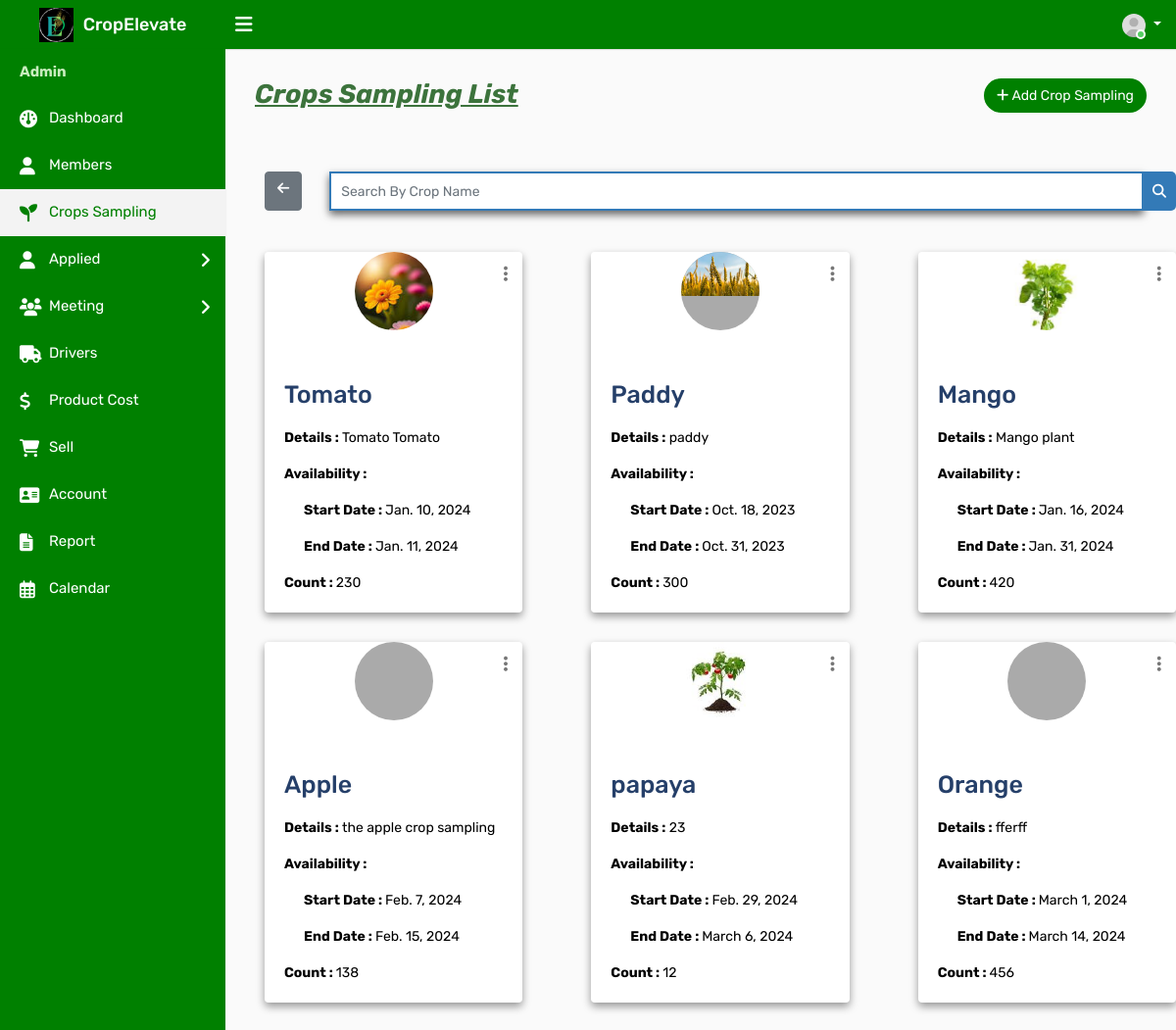
The app's page /adcrop, older data.
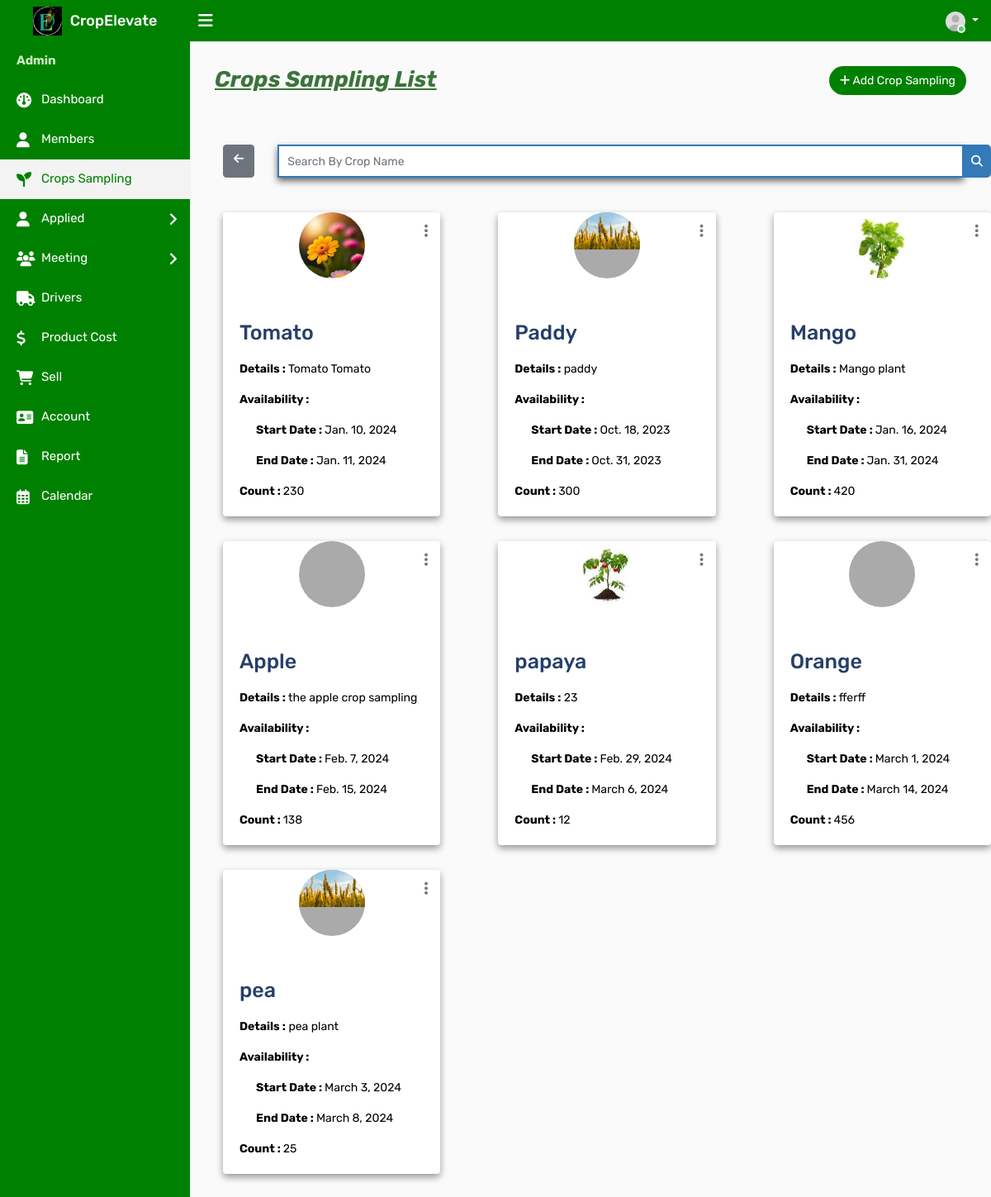
The same page, newer data.
### ceapp/models.py (models this page shows)
class Crop(models.Model):
    Namec = models.CharField(max_length=100)
    des = models.TextField()
    start_date = models.DateField(null=True, blank=True)
    end_date = models.DateField(null=True, blank=True)
    count = models.PositiveIntegerField(default=0)
    crop_photo = models.ImageField(upload_to='crop_photos/', blank=True, null=True)
    is_active = models.BooleanField(default=True)
    created_at = models.DateTimeField(auto_now_add=True)
    current = models.BooleanField(default=False)

### ceapp/views.py (the view)
# urls.py: path('adcrop',views.adcrop,name='adcrop'),
def adcrop(request):
    crops = Crop.objects.all()
    return render(request, 'admintemp/adcrop.html', {'crops': crops})

### templates/admintemp/adcrop.html (shortened to what this page needs)
{% load static %}
<!DOCTYPE html>
<html lang="en">
<head>
    <link rel="stylesheet" type="text/css" href="{% static 'assets/css/bootstrap.min.css' %}">
    <link rel="stylesheet" type="text/css" href="{% static 'assets/css/dataTables.bootstrap4.min.css' %}">
    <link rel="stylesheet" type="text/css" href="{% static 'assets/css/font-awesome.min.css' %}">
    <link rel="stylesheet" type="text/css" href="{% static 'assets/css/style.css' %}">
    <link rel="stylesheet" href="https://cdnjs.cloudflare.com/ajax/libs/font-awesome/6.2.0/css/all.min.css">
</head>
<body>
    <div class="main-wrapper">
        <div class="header">
			<div class="header-left">
				<a href="{% url 'adindex' %}" class="logo">
					<img src="{% static 'assets/img/adminlogo1.png' %}" width="35" height="35" alt=""> <span>CropElevate</span>
				</a>
			</div>
			<a id="toggle_btn" href="javascript:void(0);"><i class="fa fa-bars"></i></a>
            <ul class="nav user-menu float-right">
                <li class="nav-item dropdown has-arrow">
                    <a href="#" class="dropdown-toggle nav-link user-link" data-toggle="dropdown">
                        <span class="user-img"><img class="rounded-circle" src="{% static 'assets/img/user.jpg' %}" width="40" alt="Admin">
							<span class="status online"></span></span>
                    </a>
                </li>
            </ul>
        </div>
        <div class="sidebar" id="sidebar">
            <div class="sidebar-inner slimscroll">
                <div id="sidebar-menu" class="sidebar-menu">
                    <ul>
                        <li class="menu-title" style="color:#c9edbe; font-weight:bold;">Admin</li>
                        <li>
                            <a href="{% url 'adindex' %}"><i class="fa fa-dashboard"></i> <span>Dashboard</span></a>
                        </li>
						<li>
                            <a href="{% url 'admember' %}"><i class="fa fa-user"></i> <span>Members</span></a>
                        </li>
                        <li class="active">
                            <a href="{% url 'adcrop' %}"><i class="fas fa-seedling fa-2x"></i> <span>Crops Sampling</span></a>
                        </li>
                        <li class="submenu green-background">
                            <a href="#"><i class="fa fa-user"></i> Applied <span class="menu-arrow"></span></a>
                        </li>
                        <li class="submenu green-background">
                            <a href="#"><i class="fas fa-users fa-2x"></i>  Meeting<span class="menu-arrow"></span></a>
                        </li>
                        <li>
                            <a href="{% url 'driver' %}"><i class="fas fa-truck"></i> <span>Drivers</span></a>
                        </li>
                        <li>
                            <a href="{% url 'adproductcost' %}"><i class="fas fa-dollar-sign"></i> <span>Product Cost</span></a>
                        </li>
                        <li>
                            <a href="{% url 'adselldetails' %}"><i class="fas fa-shopping-cart"></i> <span>Sell</span></a>
                        </li>
                        <li>
                            <a href="{% url 'all_accounts' %}"><i class="fa fa-address-card"></i> <span>Account</span></a>
                        </li>
                        <li>
                            <a href="{% url 'adreport' %}"><i class="fas fa-file-text"></i>
                            </i> <span>Report</span></a>
                        </li>
                        <li>
                            <a href="{% url 'adcalendar' %}"><i class="far fa-calendar-alt fa-2x"></i>
                                <span>Calendar</span></a>
                        </li>
                    </ul>
                </div>
            </div>
        </div>
                </div>
                <div class="page-wrapper">
                    <div class="content">
                        <div class="row">
                            <div class="col-sm-5 col-5">
                                <h4 class="page-title" style="font-size:27px; color:#3c733c;" id="croplist"><b><i><u>Crops Sampling List</b></i></u></h4>
                            </div>
                            <div class="col-sm-7 col-7 text-right m-b-30">
                                <a href="{% url 'adaddcrop' %}" class="btn btn-primary btn-rounded" style="background-color: green; color: white;" id="addcro"><i class="fa fa-plus"></i> Add Crop Sampling</a>
                            </div>
                        </div>
                        </div>
                        <div class="row">
                            <div class="col-md-12">
                                <form id="search-form" method="GET" action="{% url 'search_crop' %}">
                                    <div class="input-group">
                                        <a href="{% url 'adcrop' %}" class="btn btn-secondary" style="margin-left:40px;"><i class="fa fa-arrow-left"></i></a>&ensp;&ensp;&ensp;&ensp;
                                        <input type="text" class="form-control custom-search-input" name="cropname" placeholder="Search By Crop Name">
                                        <div class="input-group-append">
                                            <button class="btn btn-primary custom-search-btn" type="submit"><i class="fa fa-search"></i></button>
                                        </div>
                                    </div>
                                </form>
                            </div>
                        </div><br><br>
                        <div class="row">
                            {% for crop in crops %}
                            <div class="col-md-4">
                                <div class="card" style="box-shadow: 0 4px 8px 0 rgba(0, 0, 0, 0.4); margin-left:40px;">
                                    <div class="dropdown profile-action">
                                        <a href="#" class="action-icon dropdown-toggle" data-toggle="dropdown" aria-expanded="false"><i class="fa fa-ellipsis-v"></i></a>
                                    </div>
                                    <div class="doctor-img">
                                        <a class="avatar" href="#"><img alt="" src="{{ crop.crop_photo.url }}"></a>
                                       </div>
                                    <div class="card-body">
                                        <p>
                                        <h5 class="card-title" style="color:#253f69; font-size: 25px;">{{ crop.Namec }}</h5>
                                        <p class="card-text" style="color:black;"><b>Details :</b>  {{ crop.des }}</p>
                                        <p class="card-text" style="color:black;"><b>Availability :</b></p>
                                        <p class="card-text" style= "padding-left:20px; color:black;"><b>Start Date : </b> {{ crop.start_date }}</p>
                                        <p class="card-text"  style= "padding-left:20px; color:black;"><b>End Date :  </b>{{ crop.end_date }}</p>
                                        <p class="card-text"style="color:black;"><b>Count : </b> {{ crop.count }}</p>
                                    </div>
                                </div>
                            </div>
                            {% endfor %}
                        </div>
		</div>
</body>
</html>

Row changes from the older to the newer data that the page shows:
added Crop: crop_photo (picture), Namec "pea", des "pea plant", start_date "March 3, 2024", end_date "March 8, 2024", count "25"
